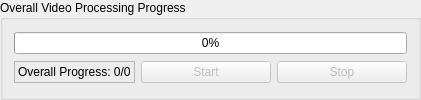
     <widget class="QGroupBox" name="overallVideoProcessingProgressGroupBox">
      <property name="title">
       <string>Overall Video Processing Progress</string>
      </property>
      <layout class="QVBoxLayout" name="verticalLayout_13">
       <item>
        <widget class="QProgressBar" name="overallProgressBar">
         <property name="value">
          <number>0</number>
         </property>
        </widget>
       </item>
       <item>
        <layout class="QHBoxLayout" name="overallProcessingHorizontalLayout">
         <item>
          <widget class="QLabel" name="overallProgressLabel">
           <property name="minimumSize">
            <size>
             <width>0</width>
             <height>20</height>
            </size>
           </property>
           <property name="maximumSize">
            <size>
             <width>16777215</width>
             <height>16777215</height>
            </size>
           </property>
           <property name="frameShape">
            <enum>QFrame::StyledPanel</enum>
           </property>
           <property name="text">
            <string>Overall Progress: 0/0</string>
           </property>
          </widget>
         </item>
         <item>
          <widget class="QPushButton" name="startButton">
           <property name="enabled">
            <bool>false</bool>
           </property>
           <property name="minimumSize">
            <size>
             <width>130</width>
             <height>0</height>
            </size>
           </property>
           <property name="maximumSize">
            <size>
             <width>16777215</width>
             <height>16777215</height>
            </size>
           </property>
           <property name="text">
            <string>Start</string>
           </property>
          </widget>
         </item>
         <item>
          <widget class="QPushButton" name="stopButton">
           <property name="enabled">
            <bool>false</bool>
           </property>
           <property name="minimumSize">
            <size>
             <width>130</width>
             <height>0</height>
            </size>
           </property>
           <property name="maximumSize">
            <size>
             <width>16777215</width>
             <height>16777215</height>
            </size>
           </property>
           <property name="text">
            <string>Stop</string>
           </property>
          </widget>
         </item>
        </layout>
       </item>
      </layout>
     </widget>
